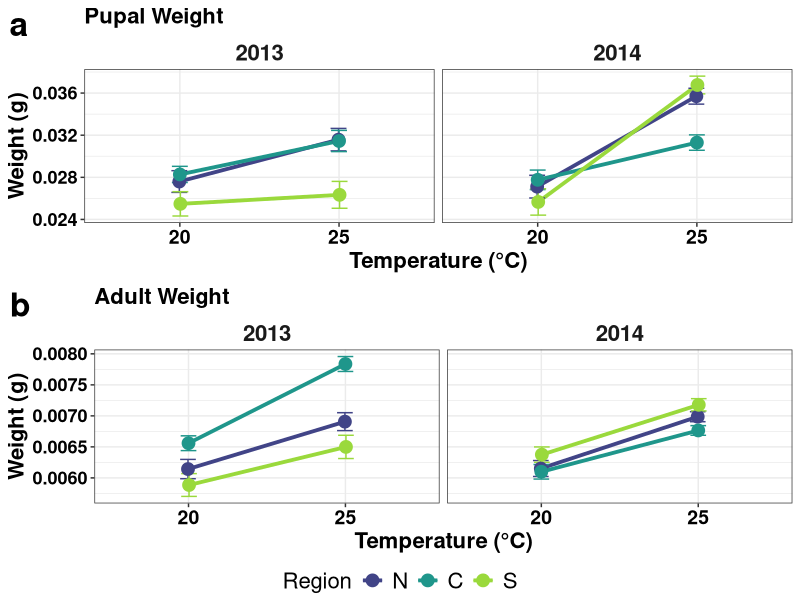
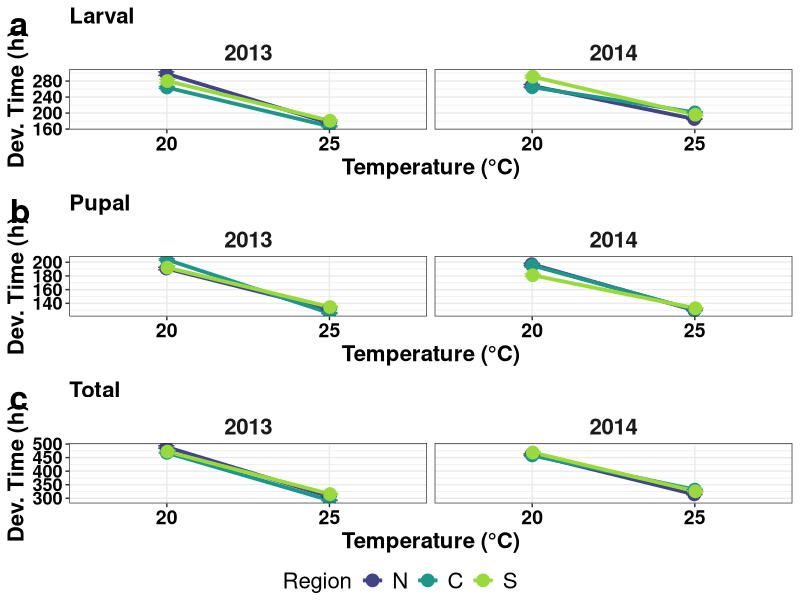
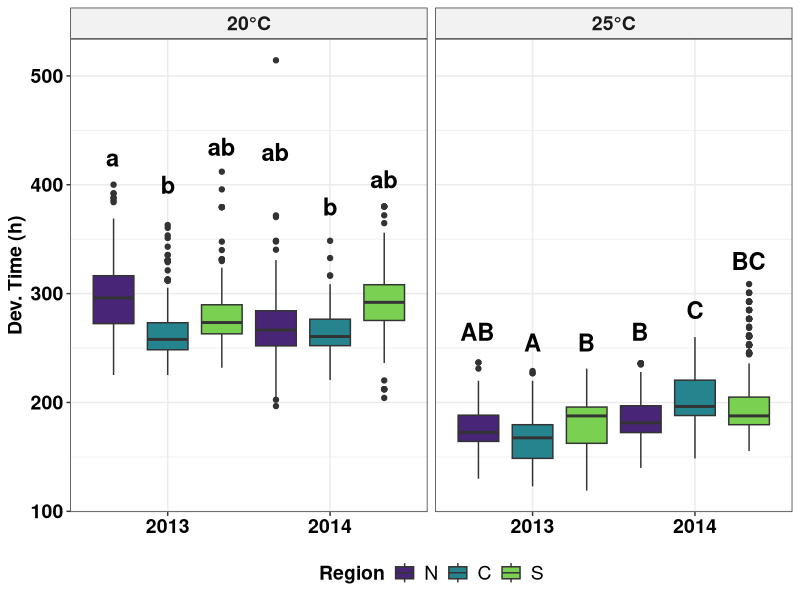
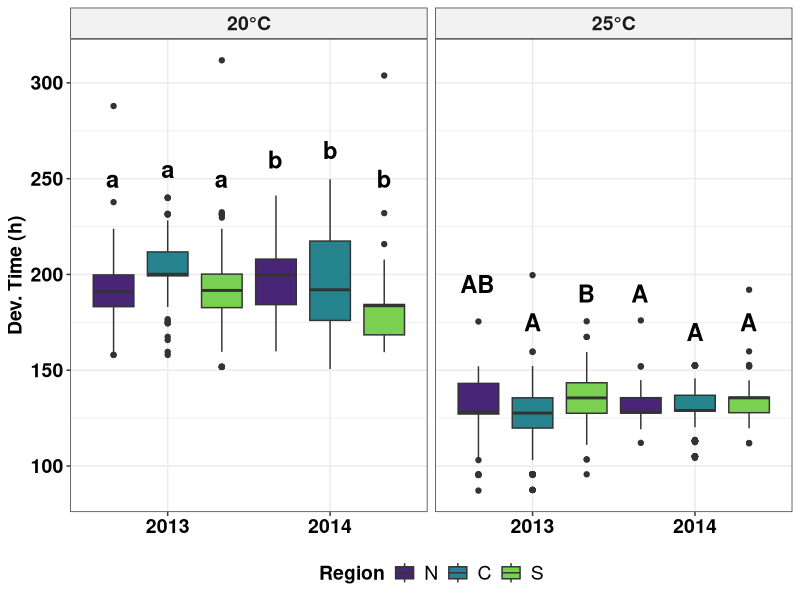
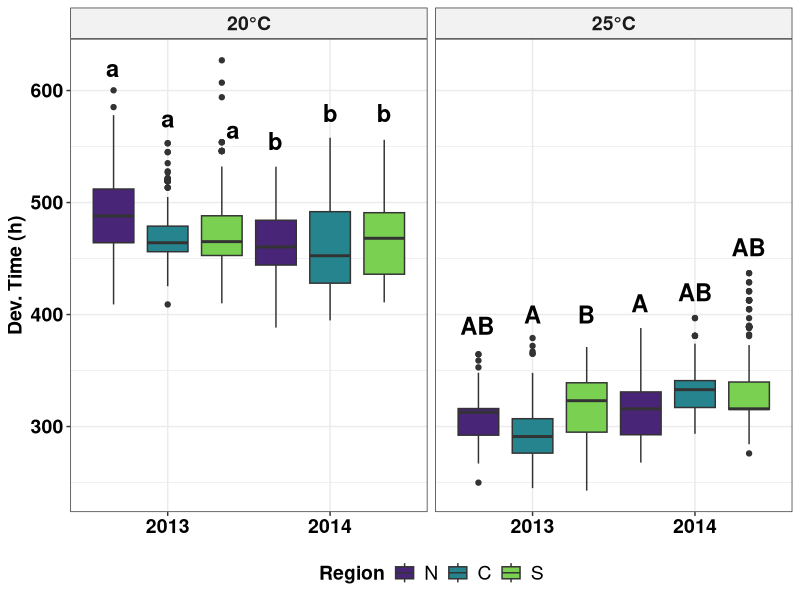
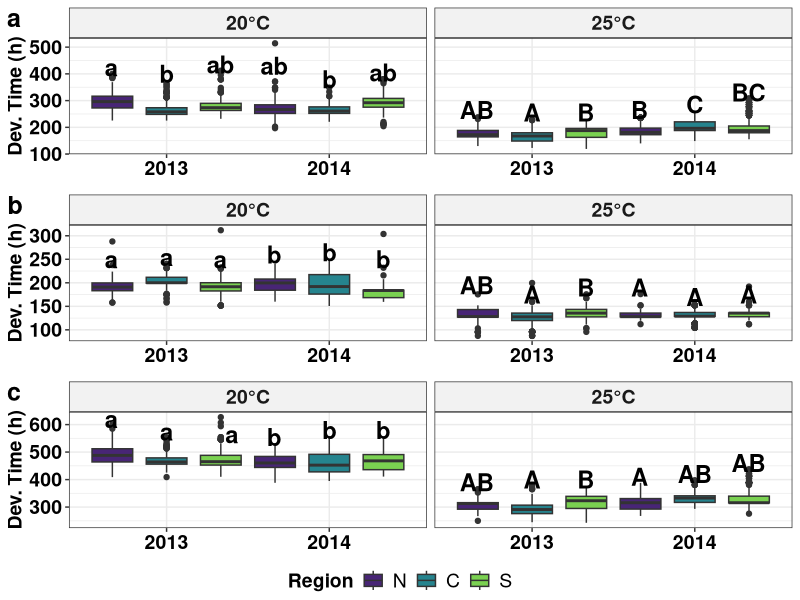
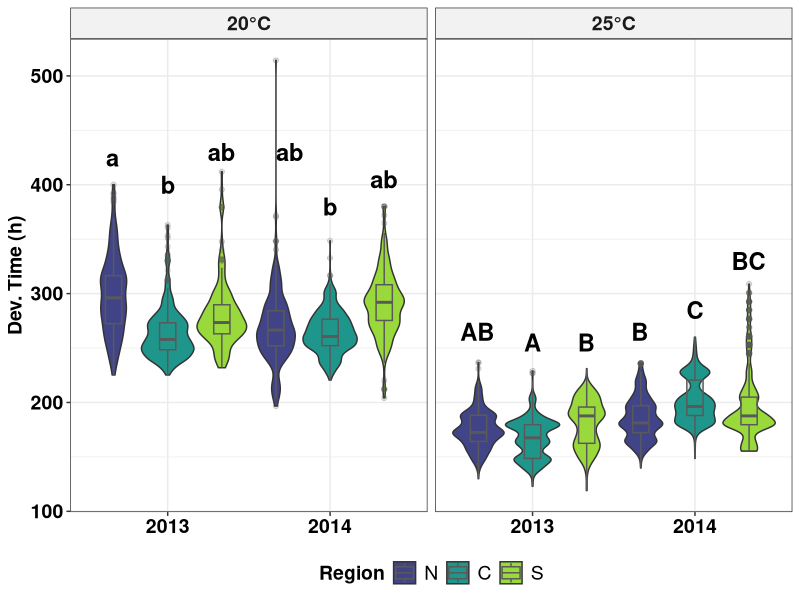
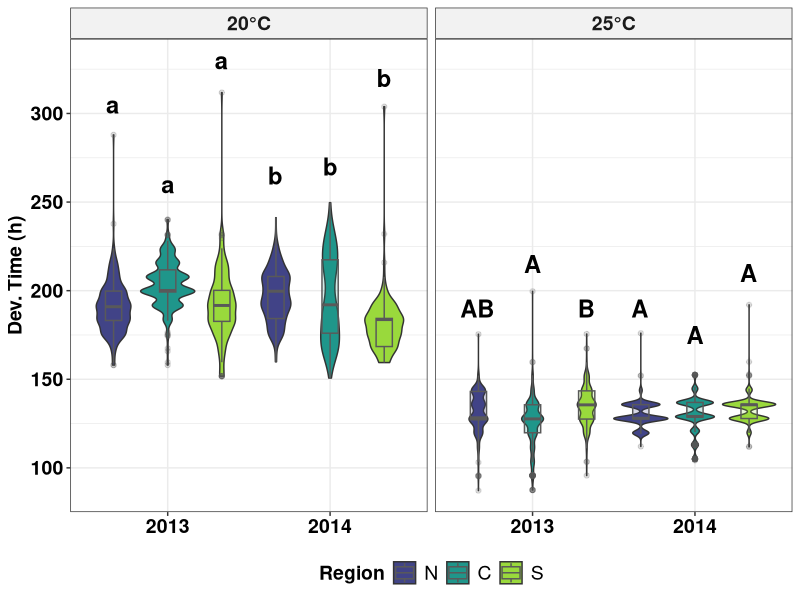

Write the R code that produced these figures, in order.
####Phormia dev time and weights project###
##Weidner Data
##Sept 22, 2026

#####read in packages#########
library(ggplot2)
library(dplyr)
library(viridis)
library(ggpubr)
########read in data.######## 
##data has been reformated from original data and cleaned up to make approriate
###visualization
pup.weight<-read.csv("pup_weight.csv")
ad.weight<-read.csv("adult_weight.csv")
dev.time<-read.csv("dev_time.csv")

####Fixing data structure issues#########
#make factors
pup.weight <- pup.weight %>% 
  mutate(across(c(Year, Temp, Region), as.factor))
#order factors for region to be north to south rather than alphabetical
pup.weight$Region<-factor(pup.weight$Region, levels=c("N", "C", "S"))

#For adult weight
ad.weight <- ad.weight %>% 
  mutate(across(c(Year, Temp, Region), as.factor))
ad.weight$Weight<-as.numeric(ad.weight$Weight)
ad.weight$Region<-factor(ad.weight$Region, levels=c("N", "C", "S"))

#development time
dev.time <- dev.time %>% 
  mutate(across(c(Year, Temp, Region), as.factor))
dev.time$ldev<-as.numeric(dev.time$ldev)
dev.time$Region<-factor(dev.time$Region, levels=c("N", "C", "S"))


# ad.weight.2<-na.omit(ad.weight)

# #distribution
# ggplot(ad.weight.2, aes(x=Weight))+
#   geom_density()

####Pupal weight Reaction Norm####
#get summary info for pupal weight
sum_df <- pup.weight %>%
  group_by(Year, Region, Temp) %>%
  summarise(
    n    = n(),
    mean = mean(Weight, na.rm = TRUE),
    sd   = sd(Weight, na.rm = TRUE),
    se   = sd / sqrt(n),
    ci   = qt(0.975, n - 1) * se,
    med  = median(Weight, na.rm = TRUE),
    q25  = quantile(Weight, 0.25, na.rm = TRUE),
    q75  = quantile(Weight, 0.75, na.rm = TRUE),
    .groups = "drop"
  ) %>%
  mutate(region = factor(Region, levels = c("N", "C", "S")),
         year   = factor(Year))
#this is for the visualization
pd <- position_dodge(width = 0.01)

pup.reac<-ggplot(sum_df, aes(x = factor(Temp), y = mean,
                   colour = Region, group = Region)) +
  geom_line(position = pd, linewidth = 1.3) +
  geom_errorbar(aes(ymin = mean - ci, ymax = mean + ci),
                width = 0.3, position = pd) +
  geom_point(position = pd, size = 4) +
  facet_wrap(~ year) +
  scale_color_viridis_d(begin=0.2, end=0.85)+
  labs(x = "Temperature (°C)", y = "Weight (g)",
       colour = "Region") +
  ggtitle("Pupal Weight")+
  theme_bw()+
  theme(strip.background = element_blank(),
        strip.text = element_text(face = "bold", size=16),
        axis.text.x=element_text(size=14, face="bold", color="black"),
        axis.text.y=element_text(size=13, face="bold", color="black"),
        axis.title=element_text(size=16, face="bold"),
        legend.title = element_text(size=16),
        legend.text = element_text(size=16),
        legend.position="bottom",
        plot.title=element_text(size=16, face="bold")
        )

####Adult Weight Reaction Norm####
#summary info
sum_df.ad <- ad.weight %>%
  group_by(Year, Region, Temp) %>%
  summarise(
    n    = n(),
    mean = mean(Weight, na.rm = TRUE),
    sd   = sd(Weight, na.rm = TRUE),
    se   = sd / sqrt(n),
    ci   = qt(0.975, n - 1) * se,
    med  = median(Weight, na.rm = TRUE),
    q25  = quantile(Weight, 0.25, na.rm = TRUE),
    q75  = quantile(Weight, 0.75, na.rm = TRUE),
    .groups = "drop"
  ) %>%
  mutate(region = factor(Region, levels = c("N", "C", "S")),
         year   = factor(Year))
#for visualization
pd.ad <- position_dodge(width = 0.01)

ad.reac<-ggplot(sum_df.ad, aes(x = factor(Temp), y = mean,
                   colour = Region, group = Region)) +
  geom_line(position = pd.ad, linewidth = 1.3) +
  geom_errorbar(aes(ymin = mean - ci, ymax = mean + ci),
                width = 0.3, position = pd) +
  geom_point(position = pd.ad, size = 4) +
  facet_wrap(~ Year) +
  scale_color_viridis_d(begin=0.2, end=0.85)+
  labs(x = "Temperature (°C)", y = "Weight (g)",
       colour = "Region") +
  #theme_classic(base_size = 14) +
  ggtitle("Adult Weight")+
  theme_bw()+
  theme(strip.background = element_blank(),
        strip.text = element_text(face = "bold", size=16),
        axis.text.x=element_text(size=14, face="bold", color="black"),
        axis.text.y=element_text(size=13, face="bold", color="black"),
        axis.title=element_text(size=16, face="bold"),
        legend.title = element_text(size=16),
        legend.text = element_text(size=16),
        legend.position="bottom",
        plot.title=element_text(size=16, face="bold")
  )


####larval dev time reaction norm####
sum_df.ldev <- dev.time %>%
  group_by(Year, Region, Temp) %>%
  summarise(
    n    = n(),
    mean = mean(ldev, na.rm = TRUE),
    sd   = sd(ldev, na.rm = TRUE),
    se   = sd / sqrt(n),
    ci   = qt(0.975, n - 1) * se,
    med  = median(ldev, na.rm = TRUE),
    q25  = quantile(ldev, 0.25, na.rm = TRUE),
    q75  = quantile(ldev, 0.75, na.rm = TRUE),
    .groups = "drop"
  ) %>%
  mutate(region = factor(Region, levels = c("N", "C", "S")),
         year   = factor(Year))
#as above
pd <- position_dodge(width = 0.01)

ldev.reac<-ggplot(sum_df.ldev, aes(x = factor(Temp), y = mean,
                      colour = Region, group = Region)) +
  geom_line(position = pd, linewidth = 1.3) +
  geom_errorbar(aes(ymin = mean - ci, ymax = mean + ci),
                width = 0.3, position = pd) +
  geom_point(position = pd, size = 4) +
  facet_wrap(~ Year) +
  scale_color_viridis_d(begin=0.2, end=0.85)+
  labs(x = "Temperature (°C)", y = "Dev. Time (h)",
       colour = "Region") +
  #theme_classic(base_size = 14) +
  ggtitle("Larval")+
  theme_bw()+
  theme(strip.background = element_blank(),
        strip.text = element_text(face = "bold", size=16),
        axis.text.x=element_text(size=14, face="bold", color="black"),
        axis.text.y=element_text(size=13, face="bold", color="black"),
        axis.title=element_text(size=16, face="bold"),
        legend.title = element_text(size=16),
        legend.text = element_text(size=16),
        legend.position="bottom",
        plot.title=element_text(size=16, face="bold")
  )

####pup dev time reaction norm####
sum_df.pdev <- dev.time %>%
  group_by(Year, Region, Temp) %>%
  summarise(
    n    = n(),
    mean = mean(pdev, na.rm = TRUE),
    sd   = sd(pdev, na.rm = TRUE),
    se   = sd / sqrt(n),
    ci   = qt(0.975, n - 1) * se,
    med  = median(pdev, na.rm = TRUE),
    q25  = quantile(pdev, 0.25, na.rm = TRUE),
    q75  = quantile(pdev, 0.75, na.rm = TRUE),
    .groups = "drop"
  ) %>%
  mutate(region = factor(Region, levels = c("N", "C", "S")),
         year   = factor(Year))

pd <- position_dodge(width = 0.01)

pdev.reac<-ggplot(sum_df.pdev, aes(x = factor(Temp), y = mean,
                        colour = Region, group = Region)) +
  geom_line(position = pd, linewidth = 1.3) +
  geom_errorbar(aes(ymin = mean - ci, ymax = mean + ci),
                width = 0.3, position = pd) +
  geom_point(position = pd, size = 4) +
  facet_wrap(~ Year) +
  scale_color_viridis_d(begin=0.2, end=0.85)+
  labs(x = "Temperature (°C)", y = "Dev. Time (h)",
       colour = "Region") +
  #theme_classic(base_size = 14) +
  ggtitle("Pupal")+
  theme_bw()+
  theme(strip.background = element_blank(),
        strip.text = element_text(face = "bold", size=16),
        axis.text.x=element_text(size=14, face="bold", color="black"),
        axis.text.y=element_text(size=13, face="bold", color="black"),
        axis.title=element_text(size=16, face="bold"),
        legend.title = element_text(size=16),
        legend.text = element_text(size=16),
        legend.position="bottom",,
        plot.title=element_text(size=16, face="bold")
  )

####total dev time reaction norm####
sum_df.tdev <- dev.time %>%
  group_by(Year, Region, Temp) %>%
  summarise(
    n    = n(),
    mean = mean(tdev, na.rm = TRUE),
    sd   = sd(tdev, na.rm = TRUE),
    se   = sd / sqrt(n),
    ci   = qt(0.975, n - 1) * se,
    med  = median(tdev, na.rm = TRUE),
    q25  = quantile(tdev, 0.25, na.rm = TRUE),
    q75  = quantile(tdev, 0.75, na.rm = TRUE),
    .groups = "drop"
  ) %>%
  mutate(region = factor(Region, levels = c("N", "C", "S")),
         year   = factor(Year))

pd <- position_dodge(width = 0.01)
#Total development reaction norm
tdev.reac<-ggplot(sum_df.tdev, aes(x = factor(Temp), y = mean,
                        colour = Region, group = Region)) +
  geom_line(position = pd, linewidth = 1.3) +
  geom_errorbar(aes(ymin = mean - ci, ymax = mean + ci),
                width = 0.3, position = pd) +
  geom_point(position = pd, size = 4) +
  facet_wrap(~ Year) +
  scale_color_viridis_d(begin=0.2, end=0.85)+
  labs(x = "Temperature (°C)", y = "Dev. Time (h)",
       colour = "Region") +
  #theme_classic(base_size = 14) +
  theme_bw()+
  ggtitle("Total")+
  theme(strip.background = element_blank(),
        strip.text = element_text(face = "bold", size=16),
        axis.text.x=element_text(size=14, face="bold", color="black"),
        axis.text.y=element_text(size=13, face="bold", color="black"),
        axis.title=element_text(size=16, face="bold"),
        legend.title = element_text(size=16),
        legend.text = element_text(size=16),
        legend.position="bottom",
        plot.title=element_text(size=16, face="bold")
  )


dodge=position_dodge(width=1)

#facet plots
ggarrange(pup.reac, ad.reac, nrow=2, labels="auto", common.legend = TRUE,
          legend="bottom",
          font.label = list(size=24, face="bold"))
ggarrange(ldev.reac, pdev.reac, tdev.reac, nrow=3, labels="auto", common.legend = TRUE,
          legend="bottom",
          font.label = list(size=24, face="bold"))

dodge=position_dodge(width=1)

#####boxplots with posthoc values plotted
#boxplots dev time
####Lavel Development Time########
#these labels for to include significance values resulting from previous
##statistical tests
label_df.20<-data.frame(Temp=20,
                        x=c(0.66, 1, 1.33, 1.66, 2, 2.33), y=c(425, 400, 435, 430, 380, 405),
                        label=c("a","b", "ab", "ab", "b", "ab"))
label_df.25<-data.frame(Temp=25,
                        x=c(0.66, 1, 1.33, 1.66, 2, 2.33), y=c(265, 255, 255, 265, 285, 330),
                        label=c("AB","A", "B", "B", "C", "BC"))
#the boxplots
ldev.box<-ggplot(dev.time, aes(x=Year, y=ldev, fill=Region))+
  geom_boxplot(position=dodge)+
  facet_wrap(~Temp, labeller = labeller(Temp = c("20" = "20°C", 
                                                 "25" = "25°C")))+
  geom_text(data=label_df.20, aes(x=x, y=y, label=label), inherit.aes=F, 
            size=6, fontface="bold")+
  geom_text(data=label_df.25, aes(x=x, y=y, label=label), inherit.aes=F, 
            size=6, fontface="bold")+
  scale_fill_viridis_d(begin=0.1, end=0.8)+
  theme_bw()+
  ylab("Dev. Time (h)")+
  theme(strip.text=element_text(size=14, face="bold"),
        axis.text=element_text(size=14, face="bold", color="black"),
        axis.title.x=element_blank(),
        axis.title.y = element_text(size=14, face="bold"),
        legend.title = element_text(size=14, face="bold"),
        legend.text = element_text(size=14),
        legend.position="bottom",
        strip.background = element_rect(fill="grey95"))
print(ldev.box)

###This is for pupal dev. time##############
#sig. labels
label_pdf.20<-data.frame(Temp=20,
                         x=c(0.66, 1, 1.33, 1.66, 2, 2.33), y=c(250, 255, 250, 260, 265, 250),
                         label=c("a","a", "a", "b", "b", "b"))
label_pdf.25<-data.frame(Temp=25,
                         x=c(0.66, 1, 1.33, 1.66, 2, 2.33), y=c(195, 175, 190, 190, 170, 175),
                         label=c("AB","A", "B", "A", "A", "A"))
####the boxplot
pdev.box<-ggplot(dev.time, aes(x=Year, y=pdev, fill=Region))+
  geom_boxplot(position=dodge)+
  facet_wrap(~Temp, labeller = labeller(Temp = c("20" = "20°C", 
                                                 "25" = "25°C")))+
  geom_text(data=label_pdf.20, aes(x=x, y=y, label=label), inherit.aes=F, 
            size=6, fontface="bold")+
  geom_text(data=label_pdf.25, aes(x=x, y=y, label=label), inherit.aes=F, 
            size=6, fontface="bold")+
  scale_fill_viridis_d(begin=0.1, end=0.8)+
  theme_bw()+
  ylab("Dev. Time (h)")+
  theme(strip.text=element_text(size=14, face="bold"),
        axis.text=element_text(size=14, face="bold", colour="black"),
        axis.title.x=element_blank(),
        axis.title.y = element_text(size=14, face="bold"),
        legend.title = element_text(size=14, face="bold"),
        legend.text = element_text(size=14),
        legend.position="bottom",
        strip.background = element_rect(fill="grey95"))
print(pdev.box)
######Total Development time
####labels of significance
label_tdf.20<-data.frame(Temp=20,
                         x=c(0.66, 1, 1.40, 1.66, 2, 2.33), y=c(620, 575, 565, 555, 580, 580),
                         label=c("a","a", "a", "b", "b", "b"))
label_tdf.25<-data.frame(Temp=25,
                         x=c(0.66, 1, 1.33, 1.66, 2, 2.33), y=c(390, 400, 400, 410, 420, 460),
                         label=c("AB","A", "B", "A", "AB", "AB"))
###the boxplot
tdev.box<-ggplot(dev.time, aes(x=Year, y=tdev, fill=Region))+
  geom_boxplot(position=dodge)+
  facet_wrap(~Temp, labeller = labeller(Temp = c("20" = "20°C", 
                                                 "25" = "25°C")))+
  geom_text(data=label_tdf.20, aes(x=x, y=y, label=label), inherit.aes=F, 
            size=6, fontface="bold")+
  geom_text(data=label_tdf.25, aes(x=x, y=y, label=label), inherit.aes=F, 
            size=6, fontface="bold")+
  scale_fill_viridis_d(begin=0.1, end=0.8)+
  theme_bw()+
  ylab("Dev. Time (h)")+
  theme(strip.text=element_text(size=14, face="bold"),
        axis.text=element_text(size=14, face="bold", color="black"),
        axis.title.x=element_blank(),
        axis.title.y = element_text(size=14, face="bold"),
        legend.title = element_text(size=14, face="bold"),
        legend.text = element_text(size=14),
        legend.position="bottom",
        strip.background = element_rect(fill="grey95"))
print(tdev.box)
####arranging boxplots in one visualization#####
ggarrange(ldev.box, pdev.box, tdev.box,labels="auto", nrow=3,
          common.legend = TRUE, legend="bottom",
          font.label = list(size=18, face="bold"))

####Violin plots####
##violin plots are better for showing the distribution of the data
###rather than boxplots. This plot will plot both together
###labels and formating info#
dodge=position_dodge(width=1)
label_df.20<-data.frame(Temp=20,
                     x=c(0.66, 1, 1.33, 1.75, 2, 2.33), y=c(425, 400, 430, 430, 380, 405),
                     label=c("a","b", "ab", "ab", "b", "ab"))
label_df.25<-data.frame(Temp=25,
                        x=c(0.66, 1, 1.33, 1.66, 2, 2.33), y=c(265, 255, 255, 265, 285, 330),
                        label=c("AB","A", "B", "B", "C", "BC"))
###Larvel Development time violin plot
ldev.viol<-ggplot(dev.time, aes(x=Year, y=ldev, fill=Region))+
  geom_violin(width=1, position=dodge, alpha=1)+
  geom_boxplot(width=0.3, alpha=0.2, position=dodge, color="grey35")+
  facet_wrap(~Temp, labeller = labeller(Temp = c("20" = "20°C", 
                                                    "25" = "25°C")))+
  geom_text(data=label_df.20, aes(x=x, y=y, label=label), inherit.aes=F, 
            size=6, fontface="bold")+
  geom_text(data=label_df.25, aes(x=x, y=y, label=label), inherit.aes=F, 
            size=6, fontface="bold")+
  scale_fill_viridis_d(begin=0.2, end=0.85)+
  theme_bw()+
  ylab("Dev. Time (h)")+
  theme(strip.text=element_text(size=14, face="bold"),
        axis.text=element_text(size=14, face="bold", color="black"),
        axis.title.x=element_blank(),
        axis.title.y = element_text(size=14, face="bold"),
        legend.title = element_text(size=14, face="bold"),
        legend.text = element_text(size=14),
        legend.position="bottom",
        strip.background = element_rect(fill="grey95"))
print(ldev.viol)

####pupal development time###
#labels
label_pdf.20<-data.frame(Temp=20,
                        x=c(0.66, 1, 1.33, 1.66, 2, 2.33), y=c(305, 260, 330, 265, 270, 320),
                        label=c("a","a", "a", "b", "b", "b"))
label_pdf.25<-data.frame(Temp=25,
                        x=c(0.66, 1, 1.33, 1.66, 2, 2.33), y=c(190, 215, 190, 190, 175, 210),
                        label=c("AB","A", "B", "A", "A", "A"))
###the actual plot
pdev.viol<-ggplot(dev.time, aes(x=Year, y=pdev, fill=Region))+
  geom_violin(width=1, position=dodge, alpha=1)+
  geom_boxplot(width=0.3, alpha=0.2, position=dodge, color="grey35")+
  facet_wrap(~Temp, labeller = labeller(Temp = c("20" = "20°C", 
                                                 "25" = "25°C")))+
  geom_text(data=label_pdf.20, aes(x=x, y=y, label=label), inherit.aes=F, 
            size=6, fontface="bold")+
  geom_text(data=label_pdf.25, aes(x=x, y=y, label=label), inherit.aes=F, 
            size=6, fontface="bold")+
  scale_fill_viridis_d(begin=0.2, end=0.85)+
  theme_bw()+
  ylab("Dev. Time (h)")+
  theme(strip.text=element_text(size=14, face="bold"),
        axis.text=element_text(size=14, face="bold", color="black"),
        axis.title.x=element_blank(),
        axis.title.y = element_text(size=14, face="bold"),
        legend.title = element_text(size=14, face="bold"),
        legend.text = element_text(size=14),
        legend.position="bottom",
        strip.background = element_rect(fill="grey95"))
print(pdev.viol)
###Total Development time#####
#labels of significance#
label_tdf.20<-data.frame(Temp=20,
                         x=c(0.66, 1, 1.40, 1.66, 2, 2.33), y=c(620, 575, 615, 555, 580, 580),
                         label=c("a","a", "a", "b", "b", "b"))
label_tdf.25<-data.frame(Temp=25,
                         x=c(0.66, 1, 1.33, 1.66, 2, 2.33), y=c(390, 400, 400, 410, 420, 460),
                         label=c("AB","A", "B", "A", "AB", "AB"))
###the violin plot
tdev.viol<-ggplot(dev.time, aes(x=Year, y=tdev, fill=Region))+
  geom_violin(width=1, position=dodge, alpha=1)+
  geom_boxplot(width=0.3, alpha=0.2, position=dodge, color="grey35")+
  facet_wrap(~Temp, labeller = labeller(Temp = c("20" = "20°C", 
                                                 "25" = "25°C")))+
  geom_text(data=label_tdf.20, aes(x=x, y=y, label=label), inherit.aes=F, 
            size=6, fontface="bold")+
  geom_text(data=label_tdf.25, aes(x=x, y=y, label=label), inherit.aes=F, 
            size=6, fontface="bold")+
  scale_fill_viridis_d(begin=0.2, end=0.85)+
  theme_bw()+
  ylab("Dev. Time (h)")+
  theme(strip.text=element_text(size=14, face="bold"),
        axis.text=element_text(size=14, face="bold", color="black"),
        axis.title.x=element_blank(),
        axis.title.y = element_text(size=14, face="bold"),
        legend.title = element_text(size=14, face="bold"),
        legend.text = element_text(size=14),
        legend.position="bottom",
        strip.background = element_rect(fill="grey95"))
print(tdev.viol)

####arranging development violin plots in one figure####
ggarrange(ldev.viol, pdev.viol, tdev.viol, nrow=3, labels="auto", common.legend = TRUE, legend="bottom",
          font.label = list(size=18, face="bold"))

####visualizations for weight####
#boxplots weight
###this is the labels for significance
label_df.20<-data.frame(Temp=20,
                        x=c(0.66, 1, 1.33, 1.66, 2, 2.33), y=c(0.05, 0.045, 0.045, 0.055, 0.05, 0.04),
                        label=c("a","a", "a", "a", "a", "a"))
label_df.25<-data.frame(Temp=25,
                        x=c(0.66, 1, 1.33, 1.66, 2, 2.33), y=c(0.058, 0.05, 0.045, 0.05, 0.045, 0.055),
                        label=c("A","ABC", "B", "C", "A", "C"))
###Pupal weight boxplot
pup.box<-ggplot(pup.weight, aes(x=Year, y=Weight, fill=Region))+
  geom_boxplot(position=dodge)+
  facet_wrap(~Temp, labeller = labeller(Temp = c("20" = "20°C", 
                                                 "25" = "25°C")))+
  geom_text(data=label_df.20, aes(x=x, y=y, label=label), inherit.aes=F,
            size=6, fontface="bold")+
  geom_text(data=label_df.25, aes(x=x, y=y, label=label), inherit.aes=F,
            size=6, fontface="bold")+
  scale_fill_viridis_d(begin=0.1, end=0.8)+
  theme_bw()+
  ylab("Pupal Weight (g)")+
  theme(strip.text=element_text(size=14, face="bold"),
        axis.text=element_text(size=14, face="bold", color="black"),
        axis.title.x=element_blank(),
        axis.title.y = element_text(size=14, face="bold"),
        legend.title = element_text(size=14, face="bold"),
        legend.text = element_text(size=14),
        legend.position="bottom",
        strip.background = element_rect(fill="grey95"))
print(pup.box)

####adult weight boxplot####
#labels
label_adf.20<-data.frame(Temp=20,
                        x=c(0.66, 1, 1.33, 1.66, 2, 2.33), y=c(0.011, 0.012, 0.011, 0.011, 0.011, 0.011),
                        label=c("ab","a", "b", "ab", "ab", "a"))
label_adf.25<-data.frame(Temp=25,
                        x=c(0.66, 1, 1.33, 1.66, 2, 2.33), y=c(0.0135, 0.013, 0.012, 0.012, 0.011, 0.011),
                        label=c("AB","A", "B", "AB", "B", "AB"))
#the boxplot
ad.box<-ggplot(ad.weight, aes(x=Year, y=Weight, fill=Region))+
  geom_boxplot(position=dodge)+
  facet_wrap(~Temp, labeller = labeller(Temp = c("20" = "20°C", 
                                                 "25" = "25°C")))+
  geom_text(data=label_adf.20, aes(x=x, y=y, label=label), inherit.aes=F,
            size=6, fontface="bold")+
  geom_text(data=label_adf.25, aes(x=x, y=y, label=label), inherit.aes=F,
            size=6, fontface="bold")+
  scale_fill_viridis_d(begin=0.1, end=0.8)+
  theme_bw()+
  ylab("Adult Dry Weight (g)")+
  theme(strip.text=element_text(size=14, face="bold"),
        axis.text=element_text(size=14, face="bold", color="black"),
        axis.title.x=element_blank(),
        axis.title.y = element_text(size=14, face="bold"),
        legend.title = element_text(size=14, face="bold"),
        legend.text = element_text(size=14),
        legend.position="bottom",
        strip.background = element_rect(fill="grey95"))
print(ad.box)
###arranging weights in boxplot figure####
ggarrange(pup.box, ad.box, labels="auto", nrow=2,
          common.legend = TRUE, legend="bottom",
          font.label = list(size=18, face="bold"))
####Weights in violin plots##########
#pupal weights
#labels of significance
label_df.20<-data.frame(Temp=20,
                        x=c(0.66, 1, 1.33, 1.66, 2, 2.4), y=c(0.055, 0.045, 0.045, 0.048, 0.046, 0.06),
                        label=c("a","a", "a", "a", "a", "a"))
label_df.25<-data.frame(Temp=25,
                        x=c(0.66, 1, 1.33, 1.66, 2, 2.33), y=c(0.055, 0.05, 0.047, 0.05, 0.045, 0.055),
                        label=c("A","ABC", "B", "C", "A", "C"))
##the plot##
pup.viol<-ggplot(pup.weight, aes(x=Year, y=Weight, fill=Region))+
  geom_violin(width=1, position=dodge, alpha=1)+
  geom_boxplot(width=0.3, alpha=0.2, position=dodge, color="grey35")+
  facet_wrap(~Temp, labeller = labeller(Temp = c("20" = "20°C", 
                                                 "25" = "25°C")))+
  geom_text(data=label_df.20, aes(x=x, y=y, label=label), inherit.aes=F, 
            size=6, fontface="bold")+
  geom_text(data=label_df.25, aes(x=x, y=y, label=label), inherit.aes=F, 
            size=6, fontface="bold")+
  scale_fill_viridis_d(begin=0.2, end=0.85)+
  theme_bw()+
  ylab("Pupal Weight (g)")+
  theme(strip.text=element_text(size=14, face="bold"),
        axis.text=element_text(size=14, face="bold", color="black"),
        axis.title.x=element_blank(),
        axis.title.y = element_text(size=14, face="bold"),
        legend.title = element_text(size=14, face="bold"),
        legend.text = element_text(size=14),
        legend.position="bottom",
        strip.background = element_rect(fill="grey95"))
print(pup.viol)

###now for adult weight####
#labels
label_adf.20<-data.frame(Temp=20,
                         x=c(0.66, 1, 1.33, 1.66, 2, 2.33), y=c(0.0105, 0.011, 0.0105, 0.0105, 0.0105, 0.0105),
                         label=c("ab","a", "b", "ab", "ab", "a"))
label_adf.25<-data.frame(Temp=25,
                         x=c(0.66, 1, 1.33, 1.66, 2, 2.33), y=c(0.0135, 0.013, 0.012, 0.011, 0.011, 0.011),
                         label=c("AB","A", "B", "AB", "B", "AB"))
#the plot
ad.viol<-ggplot(ad.weight, aes(x=Year, y=Weight, fill=Region))+
  geom_violin(width=1, position=dodge, alpha=1)+
  geom_boxplot(width=0.3, alpha=0.2, position=dodge, color="grey35")+
  facet_wrap(~Temp, labeller = labeller(Temp = c("20" = "20°C", 
                                                 "25" = "25°C")))+
  geom_text(data=label_adf.20, aes(x=x, y=y, label=label), inherit.aes=F, 
            size=6, fontface="bold")+
  geom_text(data=label_adf.25, aes(x=x, y=y, label=label), inherit.aes=F, 
            size=6, fontface="bold")+
  scale_fill_viridis_d(begin=0.2, end=0.85)+
  theme_bw()+
  ylab("Adult Dry Weight (g)")+
  theme(strip.text=element_text(size=14, face="bold"),
        axis.text=element_text(size=14, face="bold", color="black"),
        axis.title.x=element_blank(),
        axis.title.y = element_text(size=14, face="bold"),
        legend.title = element_text(size=14, face="bold"),
        legend.text = element_text(size=14),
        legend.position="bottom",
        strip.background = element_rect(fill="grey95"))
print(ad.viol)
####arrangning the weights in one plot, violin####
ggarrange(pup.viol, ad.viol, labels="auto", nrow=2,
          common.legend = TRUE, legend="bottom",
          font.label = list(size=18, face="bold"))
